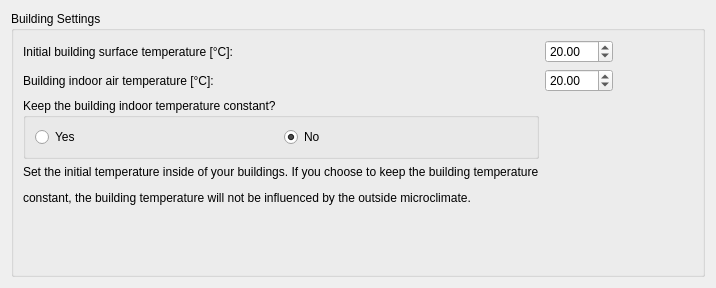
             <widget class="QWidget" name="tab_Buildings_2">
              <attribute name="title">
               <string>Building Settings</string>
              </attribute>
              <layout class="QGridLayout" name="gridLayout_88">
               <item row="0" column="0">
                <widget class="QGroupBox" name="gb_bldIndoor">
                 <property name="title">
                  <string>Building Settings</string>
                 </property>
                 <layout class="QGridLayout" name="gridLayout_25">
                  <item row="10" column="0">
                   <widget class="QLabel" name="label_172">
                    <property name="text">
                     <string/>
                    </property>
                   </widget>
                  </item>
                  <item row="0" column="0">
                   <widget class="QLabel" name="label_173">
                    <property name="sizePolicy">
                     <sizepolicy hsizetype="Preferred" vsizetype="Preferred">
                      <horstretch>0</horstretch>
                      <verstretch>0</verstretch>
                     </sizepolicy>
                    </property>
                    <property name="text">
                     <string>Initial building surface temperature [°C]:</string>
                    </property>
                   </widget>
                  </item>
                  <item row="8" column="0">
                   <widget class="QLabel" name="label_109">
                    <property name="text">
                     <string>&lt;html&gt;&lt;head/&gt;&lt;body&gt;&lt;p&gt;Set the initial temperature inside of your buildings. If you choose to keep the building temperature&lt;/p&gt;&lt;p&gt;constant, the building temperature will not be influenced by the outside microclimate. &lt;/p&gt;&lt;/body&gt;&lt;/html&gt;</string>
                    </property>
                   </widget>
                  </item>
                  <item row="0" column="4">
                   <spacer name="horizontalSpacer_11">
                    <property name="orientation">
                     <enum>Qt::Orientation::Horizontal</enum>
                    </property>
                    <property name="sizeHint" stdset="0">
                     <size>
                      <width>40</width>
                      <height>20</height>
                     </size>
                    </property>
                   </spacer>
                  </item>
                  <item row="1" column="0">
                   <widget class="QLabel" name="label_108">
                    <property name="sizePolicy">
                     <sizepolicy hsizetype="Preferred" vsizetype="Preferred">
                      <horstretch>0</horstretch>
                      <verstretch>0</verstretch>
                     </sizepolicy>
                    </property>
                    <property name="text">
                     <string>Building indoor air temperature [°C]:</string>
                    </property>
                   </widget>
                  </item>
                  <item row="9" column="0">
                   <spacer name="verticalSpacer">
                    <property name="orientation">
                     <enum>Qt::Orientation::Vertical</enum>
                    </property>
                    <property name="sizeHint" stdset="0">
                     <size>
                      <width>20</width>
                      <height>40</height>
                     </size>
                    </property>
                   </spacer>
                  </item>
                  <item row="0" column="3">
                   <spacer name="horizontalSpacer_28">
                    <property name="orientation">
                     <enum>Qt::Orientation::Horizontal</enum>
                    </property>
                    <property name="sizeType">
                     <enum>QSizePolicy::Policy::Expanding</enum>
                    </property>
                    <property name="sizeHint" stdset="0">
                     <size>
                      <width>40</width>
                      <height>20</height>
                     </size>
                    </property>
                   </spacer>
                  </item>
                  <item row="1" column="3">
                   <spacer name="horizontalSpacer_29">
                    <property name="orientation">
                     <enum>Qt::Orientation::Horizontal</enum>
                    </property>
                    <property name="sizeHint" stdset="0">
                     <size>
                      <width>40</width>
                      <height>20</height>
                     </size>
                    </property>
                   </spacer>
                  </item>
                  <item row="1" column="4">
                   <spacer name="horizontalSpacer_30">
                    <property name="orientation">
                     <enum>Qt::Orientation::Horizontal</enum>
                    </property>
                    <property name="sizeHint" stdset="0">
                     <size>
                      <width>40</width>
                      <height>20</height>
                     </size>
                    </property>
                   </spacer>
                  </item>
                  <item row="0" column="1" colspan="2">
                   <widget class="QDoubleSpinBox" name="sb_bldSurfTmp">
                    <property name="sizePolicy">
                     <sizepolicy hsizetype="Preferred" vsizetype="Preferred">
                      <horstretch>0</horstretch>
                      <verstretch>0</verstretch>
                     </sizepolicy>
                    </property>
                    <property name="minimum">
                     <double>-200.000000000000000</double>
                    </property>
                    <property name="maximum">
                     <double>200.000000000000000</double>
                    </property>
                    <property name="value">
                     <double>20.000000000000000</double>
                    </property>
                   </widget>
                  </item>
                  <item row="1" column="1" colspan="2">
                   <widget class="QDoubleSpinBox" name="sb_bldTmp">
                    <property name="sizePolicy">
                     <sizepolicy hsizetype="Maximum" vsizetype="Preferred">
                      <horstretch>0</horstretch>
                      <verstretch>0</verstretch>
                     </sizepolicy>
                    </property>
                    <property name="locale">
                     <locale language="English" country="UnitedStates"/>
                    </property>
                    <property name="minimum">
                     <double>-200.000000000000000</double>
                    </property>
                    <property name="maximum">
                     <double>200.000000000000000</double>
                    </property>
                    <property name="value">
                     <double>20.000000000000000</double>
                    </property>
                   </widget>
                  </item>
                  <item row="7" column="0">
                   <widget class="QGroupBox" name="gb_bldIndoorConst">
                    <property name="sizePolicy">
                     <sizepolicy hsizetype="Preferred" vsizetype="Preferred">
                      <horstretch>0</horstretch>
                      <verstretch>0</verstretch>
                     </sizepolicy>
                    </property>
                    <property name="title">
                     <string>Keep the building indoor temperature constant?</string>
                    </property>
                    <layout class="QGridLayout" name="gridLayout_89">
                     <item row="0" column="0">
                      <widget class="QRadioButton" name="rb_indoorYes">
                       <property name="text">
                        <string>Yes</string>
                       </property>
                      </widget>
                     </item>
                     <item row="0" column="1">
                      <widget class="QRadioButton" name="rb_indoorNo">
                       <property name="text">
                        <string>No</string>
                       </property>
                       <property name="checked">
                        <bool>true</bool>
                       </property>
                      </widget>
                     </item>
                    </layout>
                   </widget>
                  </item>
                 </layout>
                </widget>
               </item>
              </layout>
             </widget>
